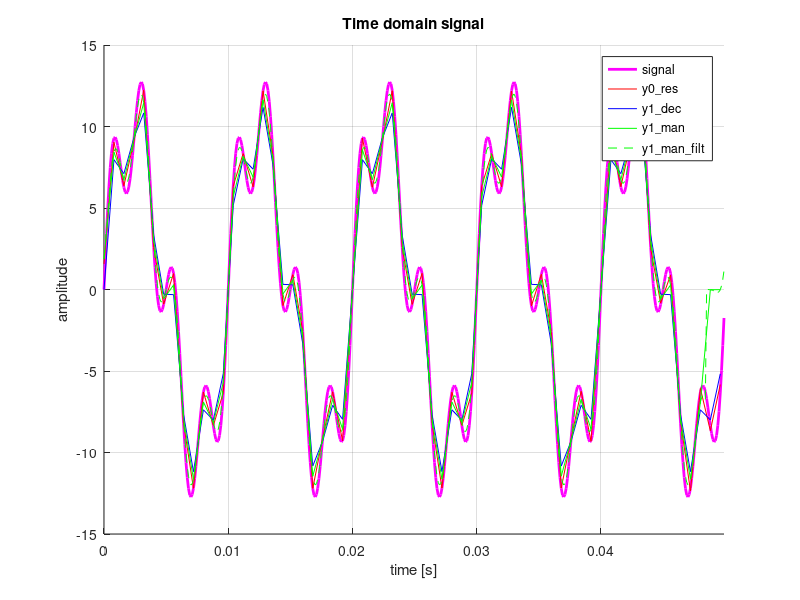

MATLAB code for this plot: (Note: this script raises an error after producing the figure.)
%-------------------------------------------------------------------------
% File        : decimation_test.m
% Author      : Michael Wurm <wurm.michael95@gmail.com>
% Description : Testing different ways for downsampling/decimation.
%-------------------------------------------------------------------------

%% Prepare environment
clear; close all; clc;

addpath(genpath('../helpers/auto-arrange-figs/'));

%=========================================================================
%% Settings

n_sec  = 0.05;
osr    = 8;
fs_src = 10000;

%=========================================================================
%% Signal

tn = (0:1:n_sec*fs_src-1)';

sig1 = 10 * sin(2*pi*100/fs_src*tn);
sig2 =  1 * sin(2*pi*200/fs_src*tn);
sig3 =  4 * sin(2*pi*400/fs_src*tn);

signal = sig1 + sig2 + sig3;

%=========================================================================
%% Common

fs_tgt = fs_src/osr;
tn_tgt = (0:1:round(n_sec*fs_tgt)-1)';

%=========================================================================
%% 0: Using MATLAB resample()

y0_res = resample(signal, 1, osr);


%=========================================================================
%% 1: Using MATLAB decimate()

y1_dec = decimate(signal, osr, 'fir');


%=========================================================================
%% 2: Manual, using filter and pick every nth sample.

% Low-pass filter
Nfilt = 30;
filter_dec = fir1(Nfilt, 1/osr);
y2_man_filt = filter(filter_dec,1, signal);

% Compensate for group delay (for test purpose only)
y2_man_filt = circshift(y2_man_filt, -Nfilt/2);

% Downsample (take every nth sample)
y2_man = y2_man_filt(1:osr:end);

%=========================================================================
%% Analysis

skip_end = 3;

fprintf("norm resample-decimate : %.3f\n", norm(y0_res(1:end-skip_end) - y1_dec(1:end-skip_end)));
fprintf("norm own-resample      : %.3f\n", norm(y0_res(1:end-skip_end) - y2_man(1:end-skip_end)));
fprintf("norm own-decimate      : %.3f\n", norm(y1_dec(1:end-skip_end) - y2_man(1:end-skip_end)));

fig_title = 'Time domain signal';
fig_time = figure('Name', fig_title);
grid on; hold on;
title(fig_title);
plot(tn/fs_src,     signal,  'm', 'DisplayName', 'signal','LineWidth',2);
plot(tn_tgt/fs_tgt, y0_res,  'r', 'DisplayName', 'y0\_res');
plot(tn_tgt/fs_tgt, y1_dec,  'b', 'DisplayName', 'y1\_dec');
plot(tn_tgt/fs_tgt, y2_man,  'g', 'DisplayName', 'y1\_man');
plot(tn/fs_src, y2_man_filt, 'g--', 'DisplayName', 'y1\_man\_filt');
xlabel('time [s]');
ylabel('amplitude');
legend();
xlim([0 inf]);

%% Arrange all plots on the display
autoArrangeFigures(1,1,1);
